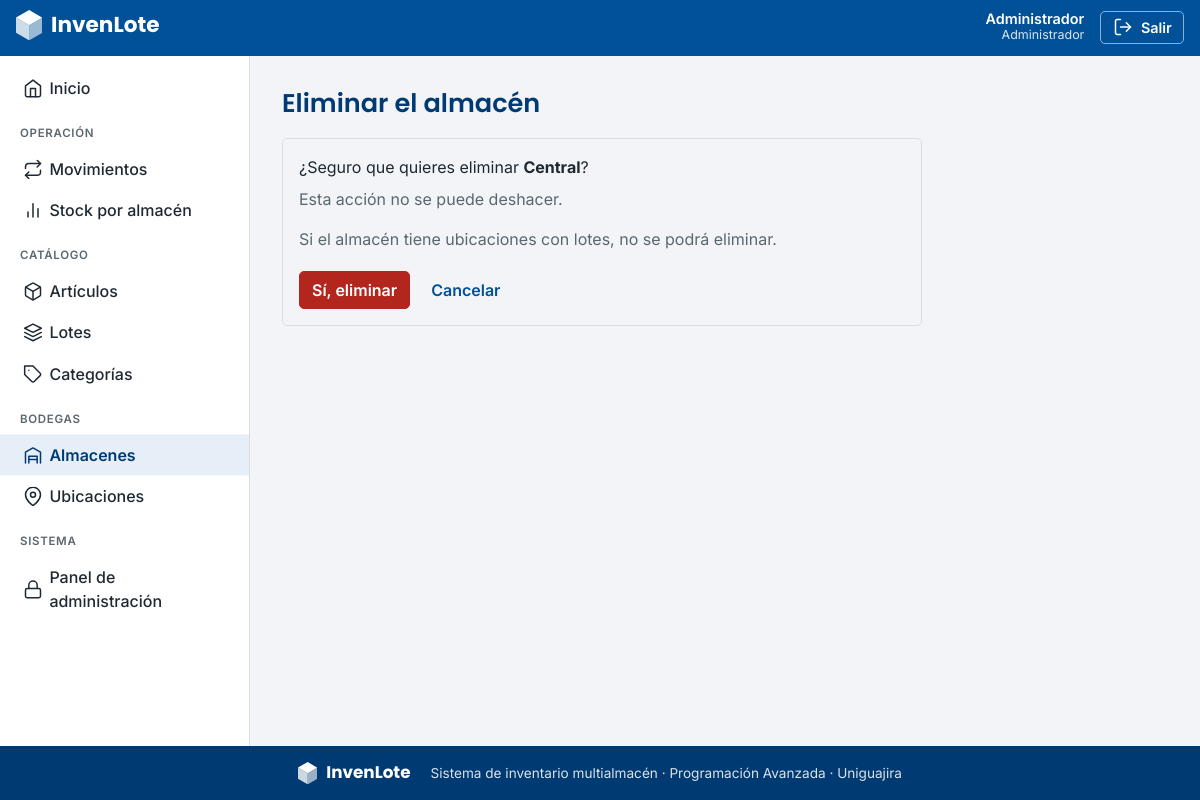
Page /almacenes/3/eliminar/ (signed in) on the committed database.
### apps/usuarios/models.py (models this page shows, shortened)
class Usuario(AbstractUser):
    class Rol(models.TextChoices):
        ADMIN = "ADMIN", "Administrador"
        JEFE = "JEFE", "Jefe de bodega"
        BODEGUERO = "BODEGUERO", "Bodeguero"
    pk_usu_id = models.BigAutoField(primary_key=True)
    usu_rol = models.CharField("rol", max_length=10, choices=Rol.choices, default=Rol.BODEGUERO)
    class Meta:
        db_table = "tbl_usuario"
        verbose_name = "usuario"
        verbose_name_plural = "usuarios"

### apps/almacenes/models.py (models this page shows)
class Almacen(models.Model):
    pk_alm_id = models.BigAutoField(primary_key=True)
    alm_nombre = models.CharField("nombre", max_length=100)
    alm_direccion = models.CharField("dirección", max_length=150)
    class Meta:
        db_table = "tbl_almacen"
        verbose_name = "almacén"
        verbose_name_plural = "almacenes"
    def __str__(self):
        return self.alm_nombre

### apps/almacenes/views.py (the view)
# urls.py: path("<int:pk>/eliminar/", views.AlmacenEliminar.as_view(), name="eliminar"),
class AlmacenEliminar(PermissionRequiredMixin, EliminarProtegidoMixin, DeleteView):
    model = Almacen
    permission_required = "almacenes.delete_almacen"
    success_url = reverse_lazy("almacenes:lista")
    mensaje_exito = "Eliminado correctamente."

### config/context.py (called while the page is built)
def rol_usuario(request):
    usuario = request.user
    if not usuario.is_authenticated:
        return {}
    return {"rol": usuario.get_usu_rol_display()}

### templates/almacenes/almacen_confirm_delete.html
{% extends "crud/confirmar_eliminar.html" %}
{% block nombre_modelo %}el almacén{% endblock %}
{% block aviso %}<p class="texto-suave">Si el almacén tiene ubicaciones con lotes, no se podrá eliminar.</p>{% endblock %}
{% block cancelar %}{% url 'almacenes:lista' %}{% endblock %}

### templates/crud/confirmar_eliminar.html (shortened to what this page needs)
{% extends "base.html" %}
{% block contenido %}
<div class="encabezado"><h1>Eliminar {% block nombre_modelo %}registro{% endblock %}</h1></div>
<div class="card tarjeta-formulario">
  <div class="card-body">
    <p class="mb-2">¿Seguro que quieres eliminar <strong>{{ object }}</strong>?</p>
    <p class="texto-suave">Esta acción no se puede deshacer.</p>
    {% block aviso %}{% endblock %}
    <form method="post">
      <div class="botones-form">
        <button type="submit" class="btn btn-peligro">Sí, eliminar</button>
        <a class="btn btn-texto" href="{% block cancelar %}{% url 'inicio' %}{% endblock %}">Cancelar</a>
      </div>
    </form>
  </div>
</div>
{% endblock %}

### templates/includes/navbar.html (shortened to what this page needs)
<header class="barra-superior">
  <div class="barra-interna">
    <a class="marca" href="{% url 'inicio' %}" aria-label="InvenLote, ir al inicio">
      {% include "includes/logo.html" with blanco=True %}
    </a>
    {% if user.is_authenticated %}
    <div class="usuario">
      <div class="usuario-datos d-none d-sm-block">
        <div class="usuario-nombre">{{ user.get_full_name|default:user.username }}</div>
        <div class="usuario-rol">{{ rol }}</div>
      </div>
      <form method="post" action="{% url 'logout' %}">
        <button type="submit" class="btn-salir">{% include "includes/icono.html" with nombre="salir" %}<span>Salir</span></button>
      </form>
    </div>
    {% endif %}
  </div>
</header>

### static/invenlote/app.css (style rules this page uses)
:root { --il-azul: #005198; --il-azul-oscuro: #003A73; --il-naranja: #F28C1B; --il-gris: #F2F4F7; --il-texto: #1F2933; --il-suave: #5B6770; --il-borde: #D9DEE5; --il-rojo: #B3261E; --il-verde: #1E7B3A; --bs-primary: var(--il-azul); --bs-primary-rgb: 0, 81, 152; --bs-link-color: var(--il-azul); --bs-link-color-rgb: 0, 81, 152; --bs-link-hover-color: var(--il-azul-oscuro); --bs-body-color: var(--il-texto); --bs-body-bg: var(--il-gris); --bs-body-font-family: 'Inter', system-ui, -apple-system, 'Segoe UI', sans-serif; --bs-border-color: var(--il-borde); --bs-border-radius: 5px; --bs-border-radius-sm: 5px; --bs-border-radius-lg: 5px; }
body { background: var(--il-gris); color: var(--il-texto); display: flex; flex-direction: column; min-height: 100vh; }
h1, h2, h3, h4, h5, h6, .h1, .h2, .h3 { font-family: 'Poppins', 'Inter', sans-serif; font-weight: 600; color: var(--il-azul-oscuro); }
a { text-decoration: none; }
.btn { border-radius: 5px; font-weight: 600; display: inline-flex; align-items: center; justify-content: center; }
.btn-peligro { background: var(--il-rojo); border-color: var(--il-rojo); color: #fff; }
.btn-texto { background: transparent; border-color: transparent; color: var(--il-azul); }
.barra-superior { background: var(--il-azul); color: #fff; position: sticky; top: 0; z-index: 1030; }
.barra-interna { display: flex; align-items: center; gap: .75rem; padding: .6rem 1rem; max-width: 1500px; margin: 0 auto; }
.marca { color: #fff; margin-right: auto; }
.usuario { display: flex; align-items: center; gap: 1rem; }
.usuario-nombre { font-weight: 600; font-size: .9rem; line-height: 1.1; text-align: right; }
.usuario-rol { font-size: .78rem; opacity: .85; text-align: right; }
.btn-salir { background: transparent; color: #fff; border: 1px solid rgba(255,255,255,.55); border-radius: 5px; padding: .3rem .7rem; font-weight: 600; font-size: .9rem; }
.encabezado { display: flex; flex-wrap: wrap; align-items: center; justify-content: space-between; gap: .75rem 1rem; margin-bottom: 1.25rem; }
.encabezado h1 { font-size: 1.6rem; margin: 0; }
.card { border-color: var(--il-borde); border-radius: 5px; box-shadow: none; }
.texto-suave { color: var(--il-suave); }
.tarjeta-formulario { max-width: 640px; }
.botones-form { display: flex; flex-wrap: wrap; gap: .5rem; align-items: center; margin-top: 1.25rem; }

### rows in the picture
Usuario: get_full_name "Administrador", first_name "Administrador"
Almacen: alm_nombre "Central"
